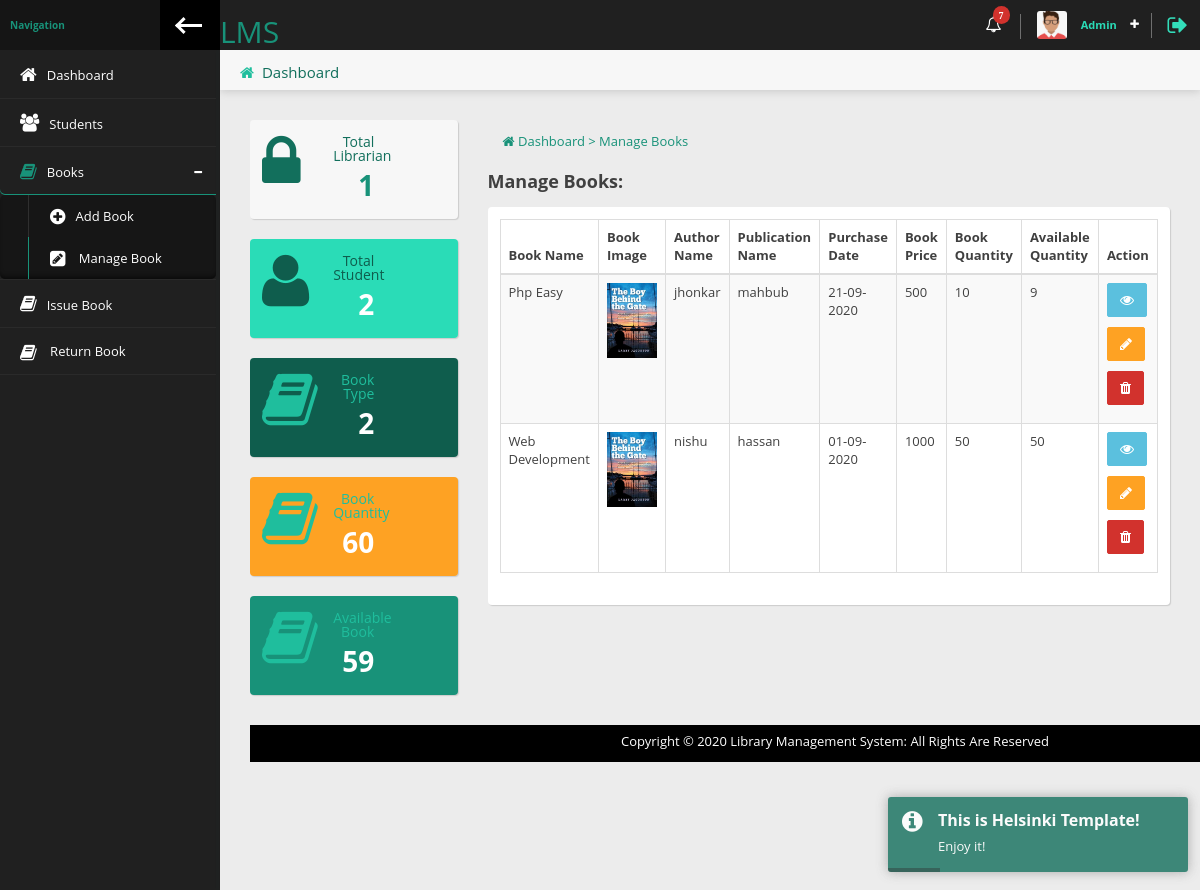
The app's page /lms_project/librarian/manage-books.php with its own data.
### tables this page shows
CREATE TABLE `books` (
  `id` int(2) NOT NULL,
  `book_name` varchar(70) NOT NULL,
  `book_image` varchar(100) NOT NULL,
  `book_author_name` varchar(50) NOT NULL,
  `book_publication_name` varchar(50) NOT NULL,
  `book_purchase_date` varchar(50) NOT NULL,
  `book_price` varchar(10) NOT NULL,
  `book_quantity` int(3) NOT NULL,
  `available_quantity` int(3) NOT NULL,
  `libraian_username` varchar(50) NOT NULL,
  `created_at` timestamp NOT NULL DEFAULT CURRENT_TIMESTAMP
);

### lms_project/librarian/manage-books.php (the view, shortened to what this page needs)
<?php
require_once 'header.php';
$query = mysqli_query($conn, "SELECT * FROM `books`" );
?>
<?php require_once 'header.php'?>
<div class="col-sm-12 col-md-9" style="min-height: 550px;">
    <ul class="nav ">
        <li class="active-item"><a href="manage-books.php"><i class="fa fa-home" aria-hidden="true"></i><span> Dashboard > Manage Books</span></a></li>
    </ul>
    <div class="row animated fadeInUp">
        <div class="col-sm-12">
            <h4 class="section-subtitle"><b>Manage Books:</b></h4>
            <div class="panel">
                <div class="panel-content">
                    <div class="table-responsive">
                        <table id="basic-table" class="data-table table table-striped nowrap table-hover table-bordered" cellspacing="0" width="100%">
                            <thead>
                            <tr>
                                <th>Book Name</th>
                                <th>Book Image</th>
                                <th>Author Name</th>
                                <th>Publication Name</th>
                                <th>Purchase Date</th>
                                <th>Book Price</th>
                                <th>Book Quantity</th>
                                <th>Available Quantity</th>
                                <th>Action</th>
                            </tr>
                            </thead>
                            <tbody>
                            <?php
                            while ($row = mysqli_fetch_assoc($query)){
                                ?>
                                <tr>
                                    <td><?= ucwords($row['book_name']) ?></td>
                                    <td><img style="width: 50px;" src="../images/books/<?= $row['book_image'] ?>" alt="Image"></td>
                                    <td><?= $row['book_author_name'] ?></td>
                                    <td><?= $row['book_publication_name'] ?></td>
                                    <td><?= date('d-m-Y', strtotime($row['book_purchase_date'])) ?></td>
                                    <td><?= $row['book_price'] ?></td>
                                    <td><?= $row['book_quantity'] ?></td>
                                    <td><?= $row['available_quantity'] ?></td>
                                    <td>
                                        <a href="javascript:avoid(0)" class="btn btn-info" data-toggle="modal" data-target="#book-<?= $row['id'] ?>"><i class="fa fa-eye"></i></a>
                                        <a href="javascript:avoid(0)" class="btn btn-warning" data-toggle="modal" data-target="#book-update<?= $row['id'] ?>"><i class="fa fa-pencil"></i></a>
                                        <a href="delete.php?delete=<?= base64_encode($row['id']) ?>" class="btn btn-danger" onclick="return confirm('Are you sure?')"><i class="fa fa-trash"></i></a>
                                    </td>
                                </tr>
                                <?php
                            }
                            ?>
                            </tbody>
                        </table>
                    </div>
                </div>
            </div>
        </div>
    </div>
</div>
<div class="col-sm-12 col-md-12">
    <?php require_once 'footer.php'?>

### lms_project/librarian/header.php (shortened to what this page needs)
<?php
require_once '../dbcon.php';
$p = explode('/', $_SERVER['PHP_SELF']);
$page = end($p);
?>
<!doctype html>
<html lang="en" class="fixed left-sidebar-top">
<head>
    <link href="vendor/pace/pace-theme-minimal.css" rel="stylesheet" />
    <link rel="stylesheet" href="../assets/vendor/bootstrap/css/bootstrap.css">
    <link rel="stylesheet" href="../assets/vendor/font-awesome/css/font-awesome.css">
    <link rel="stylesheet" href="../assets/vendor/animate.css/animate.css">
    <link rel="stylesheet" href="../assets/vendor/toastr/toastr.min.css">
    <link rel="stylesheet" href="../assets/vendor/magnific-popup/magnific-popup.css">
    <link rel="stylesheet" href="../assets/vendor/data-table/media/css/dataTables.bootstrap.min.css">
    <link rel="stylesheet" href="../assets/stylesheets/css/style.css">
</head>
<body>
<div class="wrap">
    <div class="page-header">
        <div class="leftside-header">
            <div class="logo">
                <a href="index.php" class="on-click">
                    <h2>LMS</h2>
                </a>
            </div>
        </div>
        <div class="rightside-header">
            <div class="header-section hidden-xs" id="notice-headerbox">
                <div class="notice" id="alerts-notice">
                    <i class="fa fa-bell-o" aria-hidden="true"><span class="badge badge-xs badge-top-right x-danger">7</span></i>
                </div>
            </div>
            <div class="header-section" id="user-headerbox">
                <div class="user-header-wrap">
                    <div class="user-photo">
                        <img alt="profile photo" src="../images/libraian/2.png" />
                    </div>
                    <div class="user-info">
                        <span class="user-profile">Admin</span>
                    </div>
                    <i class="fa fa-plus icon-open" aria-hidden="true"></i>
                </div>
            </div>
            <div class="header-section">
                <a href="logout.php" data-toggle="tooltip" data-placement="left" title="Logout"><i class="fa fa-sign-out log-out" aria-hidden="true"></i></a>
            </div>
        </div>
    </div>
    <div class="page-body">
        <div class="left-sidebar">
            <div class="left-sidebar-header">
                <div class="left-sidebar-title">Navigation</div>
                <div class="left-sidebar-toggle c-hamburger c-hamburger--htla hidden-xs" data-toggle-class="left-sidebar-collapsed" data-target="html">
                    <span></span>
                </div>
            </div>
            <div id="left-nav" class="nano">
                <div class="nano-content">
                    <nav>
                        <ul class="nav nav-left-lines" id="main-nav">
                            <li class="<?= $page == 'index.php' ? 'active-item' : '' ?>"> <a href="index.php"><i class="fa fa-home" aria-hidden="true"></i><span>Dashboard</span></a></li>
                            <li class="<?= $page == 'students.php' ? 'active-item' : '' ?>"> <a href="students.php"><i class="fa fa-users" aria-hidden="true"></i><span>Students</span></a></li>
                            <li class="has-child-item close-item <?= $page == 'manage-books.php' ? 'open-item' : '' ?> <?= $page == 'add-books.php' ? 'open-item' : '' ?>">
                                <a><i class="fa fa-book" aria-hidden="true"></i><span>Books</span></a>
                                <ul class="nav child-nav level-1" style="">
                                    <li class="<?= $page == 'add-books.php' ? 'active-item' : '' ?>"><a href="add-books.php"><i class="fa fa-plus-circle"></i>Add Book</a></li>
                                    <li class="<?= $page == 'manage-books.php' ? 'active-item' : '' ?>"><a href="manage-books.php"><i class="fa fa-pencil-square" aria-hidden="true"></i>
                                            Manage Book</a></li>
                                </ul>
                            </li>
                            <li class="<?= $page == 'issue-book.php' ? 'active-item' : '' ?>"> <a href="issue-book.php"><i class="fa fa-book" aria-hidden="true"></i><span>Issue Book</span></a></li>
                            <li class="<?= $page == 'return-book.php' ? 'active-item' : '' ?>"><a href="return-book.php"><i class="fa fa-book" aria-hidden="true"></i>
                                    Return Book</a></li>
                        </ul>
                    </nav>
                </div>
            </div>
        </div>
        <div class="content">
            <div class="content-header">
                <div class="leftside-content-header">
                    <ul class="breadcrumbs">
                        <li><i class="fa fa-home" aria-hidden="true"></i><a href="#">Dashboard</a></li>
                    </ul>
                </div>
            </div>
            <div class="row animated fadeInUp">
                <div class="col-sm-12 col-lg-12">
                    <div class="row">
                        <div class="col-sm-12 col-md-3">
                            <div class="panel widgetbox wbox-2 bg-scale-0">
                                <a href="">
                                    <div class="panel-content">
                                        <div class="row">
                                            <div class="col-xs-4">
                                                <span class="icon fa fa-lock color-darker-1"></span>
                                            </div>
                                            <?php
                                            $librarian = mysqli_query($conn, "SELECT * FROM `libraian`");
                                            $total_librarian = mysqli_num_rows($librarian);
                                            ?>
                                            <div class="col-xs-4">
                                                <h4 class="subtitle color-darker-1">Total Librarian</h4>
                                                <h1 class="title color-primary"> <?= $total_librarian ?></h1>
                                            </div>
                                        </div>
                                    </div>
                                </a>
                            </div>
                            <div class="panel widgetbox wbox-2 bg-lighter-2 color-light">
                                <a href="students.php">
                                    <div class="panel-content">
                                        <div class="row">
                                            <div class="col-xs-4">
                                                <span class="icon fa fa-user color-darker-2"></span>
                                            </div>
                                            <?php
                                            $student = mysqli_query($conn, "SELECT * FROM `students`");
                                            $total_student = mysqli_num_rows($student);
                                            ?>
                                            <div class="col-xs-4">
                                                <h4 class="subtitle color-darker-2">Total Student</h4>
                                                <h1 class="title color-w"> <?= $total_student ?></h1>
                                            </div>
                                        </div>
                                    </div>
                                </a>
                            </div>
                            <div class="panel widgetbox wbox-2 bg-darker-2 color-light">
                                <a href="manage-books.php">
                                    <div class="panel-content">
                                        <div class="row">
                                            <div class="col-xs-4">
                                                <span class="icon fa fa-book color-lighter-1"></span>
                                            </div>
                                            <?php
                                            $book = mysqli_query($conn, "SELECT * FROM `books`");
                                            $total_book = mysqli_num_rows($book);
                                            ?>
                                            <div class="col-xs-4">
                                                <h4 class="subtitle color-lighter-1">Book Type</h4>
                                                <h1 class="title color-light"> <?= $total_book ?></h1>
                                            </div>
                                        </div>
                                    </div>
                                </a>
                            </div>
                            <div class="panel widgetbox wbox-2 bg-warning color-light">
                                <a href="manage-books.php">
                                    <div class="panel-content">
                                        <div class="row">
                                            <div class="col-xs-4">
                                                <span class="icon fa fa-book color-lighter-1"></span>
                                            </div>
                                            <?php
                                            $totalbook = mysqli_query($conn, "SELECT SUM(`book_quantity`) as total FROM `books`");
                                            $total_qun = mysqli_fetch_assoc($totalbook);
                                            ?>
                                            <div class="col-xs-4">
                                                <h4 class="subtitle color-lighter-1">Book Quantity</h4>
                                                <h1 class="title color-light"> <?= $total_qun['total']; ?></h1>
                                            </div>
                                        </div>
                                    </div>
                                </a>
                            </div>
                            <div class="panel widgetbox wbox-2 bg-primary color-light">
                                <a href="#">
                                    <div class="panel-content">
                                        <div class="row">
                                            <div class="col-xs-4">
                                                <span class="icon fa fa-book color-lighter-1"></span>
                                            </div>
                                            <?php
                                            $totalbook = mysqli_query($conn, "SELECT SUM(`available_quantity`) as total FROM `books`");
                                            $total_qun = mysqli_fetch_assoc($totalbook);
                                            ?>
                                            <div class="col-xs-4">
                                                <h4 class="subtitle color-lighter-1">Available Book</h4>
                                                <h1 class="title color-light"> <?= $total_qun['total']; ?></h1>
                                            </div>
                                        </div>
                                    </div>
                                </a>
                            </div>
                        </div>

### lms_project/librarian/footer.php (shortened to what this page needs)
<div class="container" style=" margin-top: 10px; padding-top: 5px; background-color: black; color: white; text-align: center">
    <div class="footer">
        <p>Copyright &copy; 2020 Library Management System: All Rights Are Reserved</p>
    </div>
</div>
</body>
</html>

### records on screen
books: book_name "Php Easy", book_image (picture), book_author_name "jhonkar", book_publication_name "mahbub", book_purchase_date "21-09-2020", book_price "500", book_quantity "10", available_quantity "9"
books: book_name "Web Development", book_image (picture), book_author_name "nishu", book_publication_name "hassan", book_purchase_date "01-09-2020", book_price "1000", book_quantity "50", available_quantity "50"

### other values on screen
$total_librarian "1"
$total_student "2"
$total_book "2"
$total_qun['total'] "60"
$total_qun['total'] "59"
